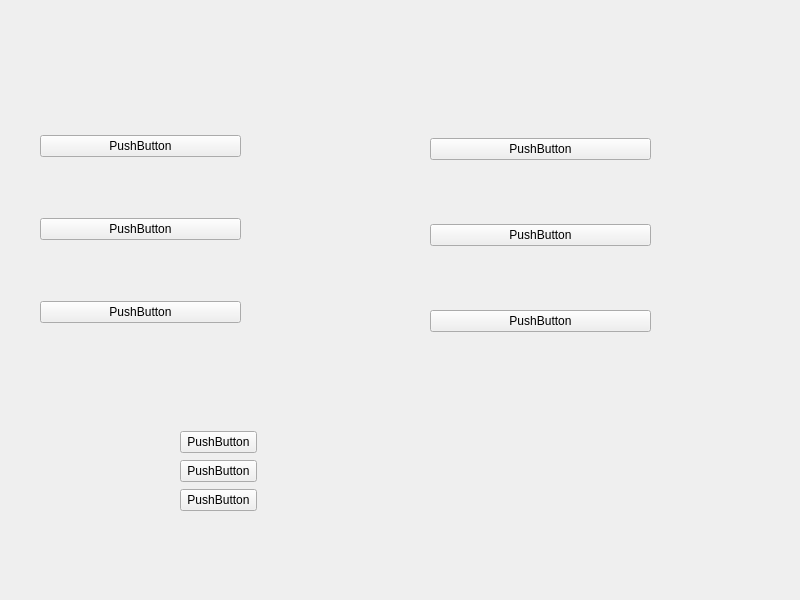
<?xml version="1.0" encoding="UTF-8"?>
<ui version="4.0">
 <class>Widget</class>
 <widget class="QWidget" name="Widget">
  <property name="geometry">
   <rect>
    <x>0</x>
    <y>0</y>
    <width>800</width>
    <height>600</height>
   </rect>
  </property>
  <property name="windowTitle">
   <string>Widget</string>
  </property>
  <widget class="QWidget" name="verticalLayoutWidget">
   <property name="geometry">
    <rect>
     <x>40</x>
     <y>80</y>
     <width>201</width>
     <height>301</height>
    </rect>
   </property>
   <layout class="QVBoxLayout" name="verticalLayout">
    <item>
     <widget class="QPushButton" name="pushButton_2">
      <property name="text">
       <string>PushButton</string>
      </property>
     </widget>
    </item>
    <item>
     <widget class="QPushButton" name="pushButton_3">
      <property name="text">
       <string>PushButton</string>
      </property>
     </widget>
    </item>
    <item>
     <widget class="QPushButton" name="pushButton">
      <property name="text">
       <string>PushButton</string>
      </property>
     </widget>
    </item>
   </layout>
  </widget>
  <widget class="QWidget" name="verticalLayoutWidget_2">
   <property name="geometry">
    <rect>
     <x>430</x>
     <y>80</y>
     <width>221</width>
     <height>311</height>
    </rect>
   </property>
   <layout class="QVBoxLayout" name="verticalLayout_2">
    <item>
     <widget class="QPushButton" name="pushButton_5">
      <property name="text">
       <string>PushButton</string>
      </property>
     </widget>
    </item>
    <item>
     <widget class="QPushButton" name="pushButton_6">
      <property name="text">
       <string>PushButton</string>
      </property>
     </widget>
    </item>
    <item>
     <widget class="QPushButton" name="pushButton_4">
      <property name="text">
       <string>PushButton</string>
      </property>
     </widget>
    </item>
   </layout>
  </widget>
  <widget class="QWidget" name="">
   <property name="geometry">
    <rect>
     <x>180</x>
     <y>430</y>
     <width>77</width>
     <height>83</height>
    </rect>
   </property>
   <layout class="QVBoxLayout" name="verticalLayout_3">
    <item>
     <widget class="QPushButton" name="pushButton_7">
      <property name="text">
       <string>PushButton</string>
      </property>
     </widget>
    </item>
    <item>
     <widget class="QPushButton" name="pushButton_8">
      <property name="text">
       <string>PushButton</string>
      </property>
     </widget>
    </item>
    <item>
     <widget class="QPushButton" name="pushButton_9">
      <property name="text">
       <string>PushButton</string>
      </property>
     </widget>
    </item>
   </layout>
  </widget>
 </widget>
 <resources/>
 <connections/>
</ui>
